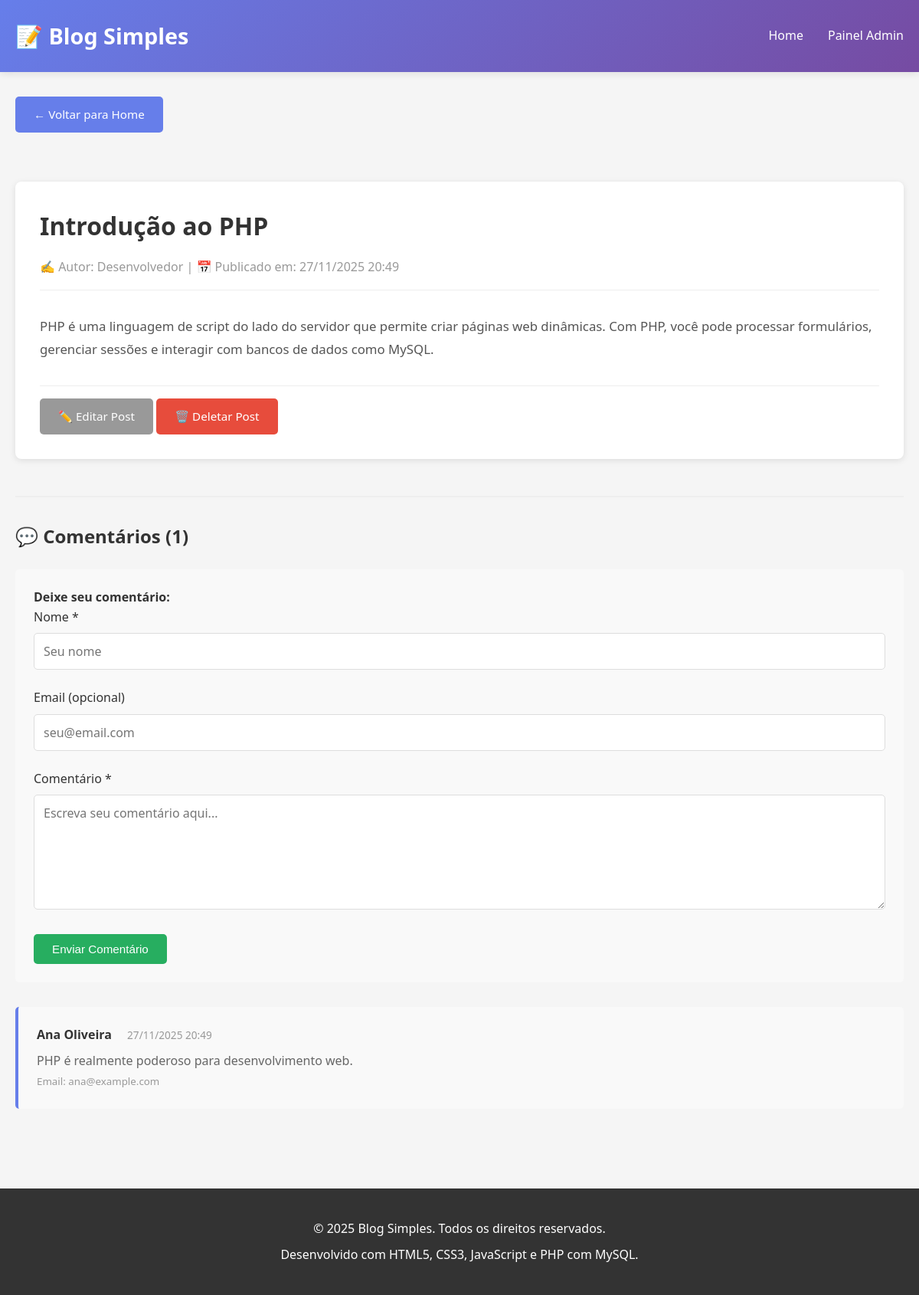
Screenshot of /post.php?id=3 with the database file from the repository.
### tables this page shows
CREATE TABLE IF NOT EXISTS posts (
    id INT AUTO_INCREMENT PRIMARY KEY,
    titulo VARCHAR(255) NOT NULL,
    conteudo TEXT NOT NULL,
    autor VARCHAR(100) NOT NULL,
    data_criacao TIMESTAMP DEFAULT CURRENT_TIMESTAMP,
    data_atualizacao TIMESTAMP DEFAULT CURRENT_TIMESTAMP ON UPDATE CURRENT_TIMESTAMP
);

CREATE TABLE IF NOT EXISTS comentarios (
    id INT AUTO_INCREMENT PRIMARY KEY,
    post_id INT NOT NULL,
    nome VARCHAR(100) NOT NULL,
    email VARCHAR(100),
    texto TEXT NOT NULL,
    data_comentario TIMESTAMP DEFAULT CURRENT_TIMESTAMP,
    FOREIGN KEY (post_id) REFERENCES posts(id) ON DELETE CASCADE
);

### post.php (the view, shortened to what this page needs)
<?php
include 'includes/conexao.php';
$post_id = isset($_GET['id']) ? intval($_GET['id']) : 0;
$sql = "SELECT id, titulo, conteudo, autor, data_criacao, data_atualizacao FROM posts WHERE id = ?";
$stmt = $conexao->prepare($sql);
$stmt->bind_param("i", $post_id);
$stmt->execute();
$resultado = $stmt->get_result();
$post = $resultado->fetch_assoc();
$sql_comentarios = "SELECT id, nome, email, texto, data_comentario FROM comentarios WHERE post_id = ? ORDER BY data_comentario DESC";
$stmt_comentarios = $conexao->prepare($sql_comentarios);
$stmt_comentarios->bind_param("i", $post_id);
$stmt_comentarios->execute();
$resultado_comentarios = $stmt_comentarios->get_result();
$data_criacao = new DateTime($post['data_criacao']);
$data_criacao_formatada = $data_criacao->format('d/m/Y H:i');
?>
<!DOCTYPE html>
<html lang="pt-BR">
<head>
    <link rel="stylesheet" href="css/style.css">
</head>
<body>
    <header>
        <div class="container">
            <h1>📝 Blog Simples</h1>
            <nav>
                <ul>
                    <li><a href="index.php">Home</a></li>
                    <li><a href="admin/index.php">Painel Admin</a></li>
                </ul>
            </nav>
        </div>
    </header>
    <main>
        <div class="container">
            <a href="index.php" class="btn" style="margin-bottom: 2rem;">← Voltar para Home</a>
            <article class="post-single">
                <h1><?php echo htmlspecialchars($post['titulo']); ?></h1>
                <div class="post-single-meta">
                    <span>✍️ Autor: <?php echo htmlspecialchars($post['autor']); ?></span> |
                    <span>📅 Publicado em: <?php echo $data_criacao_formatada; ?></span>
                </div>
                <div class="post-single-content">
                    <?php echo nl2br(htmlspecialchars($post['conteudo'])); ?>
                </div>
                <div style="margin-top: 2rem; padding-top: 1rem; border-top: 1px solid #eee;">
                    <a href="admin/editar.php?id=<?php echo $post['id']; ?>" class="btn btn-secondary">✏️ Editar Post</a>
                    <a href="admin/deletar.php?id=<?php echo $post['id']; ?>" class="btn btn-danger" onclick="return confirm('Tem certeza que deseja deletar este post?');">🗑️ Deletar Post</a>
                </div>
            </article>
            <section class="comments-section">
                <h3>💬 Comentários (<?php echo $resultado_comentarios->num_rows; ?>)</h3>
                <div style="background: #f9f9f9; padding: 1.5rem; border-radius: 5px; margin-bottom: 2rem;">
                    <h4>Deixe seu comentário:</h4>
                    <form method="POST" id="formComentario">
                        <div class="form-group">
                            <label for="nome">Nome *</label>
                            <input type="text" id="nome" name="nome" placeholder="Seu nome" required>
                        </div>
                        <div class="form-group">
                            <label for="email">Email (opcional)</label>
                            <input type="email" id="email" name="email" placeholder="seu@email.com">
                        </div>
                        <div class="form-group">
                            <label for="texto">Comentário *</label>
                            <textarea id="texto" name="texto" placeholder="Escreva seu comentário aqui..." required></textarea>
                        </div>
                        <button type="submit" name="enviar_comentario" class="btn btn-success" onclick="return validarFormulario('formComentario');">Enviar Comentário</button>
                    </form>
                </div>
                <?php
                if ($resultado_comentarios->num_rows > 0) {
                    while ($comentario = $resultado_comentarios->fetch_assoc()) {
                        $data_comentario = new DateTime($comentario['data_comentario']);
                        $data_comentario_formatada = $data_comentario->format('d/m/Y H:i');
                        ?>
                        <div class="comment">
                            <strong class="comment-author"><?php echo htmlspecialchars($comentario['nome']); ?></strong>
                            <span class="comment-date"><?php echo $data_comentario_formatada; ?></span>
                            <p class="comment-text"><?php echo nl2br(htmlspecialchars($comentario['texto'])); ?></p>
                            <small style="color: #999;">
                                <?php if (!empty($comentario['email'])): ?>
                                    Email: <?php echo htmlspecialchars($comentario['email']); ?>
                                <?php endif; ?>
                            </small>
                        </div>
                        <?php
                    }
                } else {
                    echo '<p style="text-align: center; color: #999; padding: 2rem;">Nenhum comentário ainda. Seja o primeiro a comentar!</p>';
                }
                ?>
            </section>
        </div>
    </main>
    <footer>
        <p>&copy; 2025 Blog Simples. Todos os direitos reservados.</p>
        <p>Desenvolvido com HTML5, CSS3, JavaScript e PHP com MySQL.</p>
    </footer>
</body>
</html>

### style.css (style rules this page uses)
* { margin: 0; padding: 0; box-sizing: border-box; }
html { scroll-behavior: smooth; }
body { font-family: 'Segoe UI', Tahoma, Geneva, Verdana, sans-serif; line-height: 1.6; color: #333; background-color: #f5f5f5; }
header { background: linear-gradient(135deg, #667eea 0%, #764ba2 100%); color: white; padding: 1.5rem 0; box-shadow: 0 2px 10px rgba(0, 0, 0, 0.1); position: sticky; top: 0; z-index: 100; }
header .container { max-width: 1200px; margin: 0 auto; padding: 0 20px; display: flex; justify-content: space-between; align-items: center; }
header h1 { font-size: 1.8rem; font-weight: 700; }
header nav ul { list-style: none; display: flex; gap: 2rem; }
header nav a { color: white; text-decoration: none; font-weight: 500; transition: opacity 0.3s ease; }
.container { max-width: 1200px; margin: 0 auto; padding: 0 20px; }
main { padding: 2rem 0; min-height: calc(100vh - 200px); }
.btn { display: inline-block; padding: 0.7rem 1.5rem; background: #667eea; color: white; text-decoration: none; border-radius: 5px; border: none; cursor: pointer; font-size: 0.95rem; transition: background 0.3s ease; }
.btn-secondary { background: #999; }
.btn-danger { background: #e74c3c; }
.btn-success { background: #27ae60; }
.post-single { background: white; padding: 2rem; border-radius: 8px; box-shadow: 0 2px 8px rgba(0, 0, 0, 0.1); margin: 2rem 0; }
.post-single h1 { font-size: 2rem; margin-bottom: 1rem; color: #333; }
.post-single-meta { color: #999; margin-bottom: 2rem; padding-bottom: 1rem; border-bottom: 1px solid #eee; }
.post-single-content { font-size: 1.05rem; line-height: 1.8; color: #555; margin-bottom: 2rem; }
.comments-section { margin-top: 3rem; padding-top: 2rem; border-top: 2px solid #eee; }
.comments-section h3 { font-size: 1.5rem; margin-bottom: 1.5rem; }
.comment { background: #f9f9f9; padding: 1.5rem; border-radius: 5px; margin-bottom: 1.5rem; border-left: 4px solid #667eea; }
.comment-author { font-weight: 600; color: #333; }
.comment-date { font-size: 0.85rem; color: #999; margin-left: 1rem; }
.comment-text { margin-top: 0.5rem; color: #666; line-height: 1.6; }
.form-group { margin-bottom: 1.5rem; }
label { display: block; margin-bottom: 0.5rem; font-weight: 500; color: #333; }
input[type="text"], input[type="email"], textarea, select { width: 100%; padding: 0.75rem; border: 1px solid #ddd; border-radius: 5px; font-family: inherit; font-size: 1rem; transition: border-color 0.3s ease; }
textarea { resize: vertical; min-height: 150px; }
footer { background: #333; color: white; text-align: center; padding: 2rem; margin-top: 3rem; }
footer p { margin: 0.5rem 0; }

### rows the page displays
posts: titulo "Introdução ao PHP", autor "Desenvolvedor", data_criacao "27/11/2025 20:49", conteudo "PHP é uma linguagem de script do lado do servidor que permite criar páginas web dinâmicas. Com PHP, você pode processar formulários, gerenciar sessões e interagir com bancos de dados como MySQL."
comentarios: nome "Ana Oliveira", data_comentario "27/11/2025 20:49", texto "PHP é realmente poderoso para desenvolvimento web.", email "ana@example.com"

### other values shown
$resultado_comentarios->num_rows "1"
